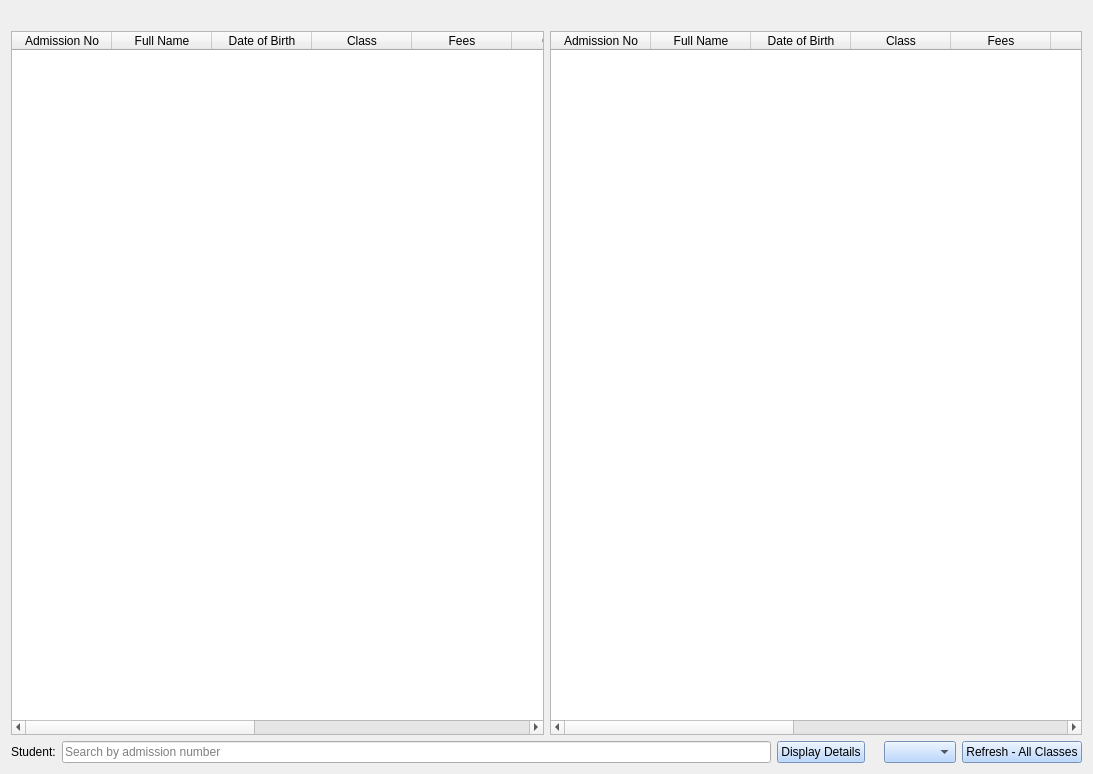
<?xml version="1.0" encoding="UTF-8"?>
<ui version="4.0">
 <class>Form</class>
 <widget class="QWidget" name="Form">
  <property name="geometry">
   <rect>
    <x>0</x>
    <y>0</y>
    <width>1093</width>
    <height>774</height>
   </rect>
  </property>
  <property name="windowTitle">
   <string>Students List</string>
  </property>
  <property name="windowIcon">
   <iconset>
    <normaloff>studentlist_icon.png</normaloff>studentlist_icon.png</iconset>
  </property>
  <property name="styleSheet">
   <string notr="true">font: 12pt &quot;MS Shell Dlg 2&quot;;

QPushButton{
background-color: rgb(167, 205, 255);
}</string>
  </property>
  <layout class="QVBoxLayout" name="verticalLayout_3">
   <item>
    <layout class="QHBoxLayout" name="horizontalLayout_3">
     <item>
      <layout class="QVBoxLayout" name="verticalLayout_2">
       <item>
        <widget class="QLabel" name="total_label">
         <property name="styleSheet">
          <string notr="true">color: rgb(255, 0, 0);
font: 75 12pt &quot;MS Shell Dlg 2&quot;;</string>
         </property>
         <property name="text">
          <string/>
         </property>
        </widget>
       </item>
       <item>
        <widget class="QTableWidget" name="tableWidget">
         <property name="sizePolicy">
          <sizepolicy hsizetype="Expanding" vsizetype="Expanding">
           <horstretch>0</horstretch>
           <verstretch>0</verstretch>
          </sizepolicy>
         </property>
         <property name="autoFillBackground">
          <bool>false</bool>
         </property>
         <property name="frameShape">
          <enum>QFrame::StyledPanel</enum>
         </property>
         <property name="alternatingRowColors">
          <bool>true</bool>
         </property>
         <property name="showGrid">
          <bool>true</bool>
         </property>
         <attribute name="horizontalHeaderStretchLastSection">
          <bool>false</bool>
         </attribute>
         <attribute name="verticalHeaderVisible">
          <bool>true</bool>
         </attribute>
         <column>
          <property name="text">
           <string>Admission No</string>
          </property>
         </column>
         <column>
          <property name="text">
           <string>Full Name</string>
          </property>
         </column>
         <column>
          <property name="text">
           <string>Date of Birth</string>
          </property>
         </column>
         <column>
          <property name="text">
           <string>Class</string>
          </property>
         </column>
         <column>
          <property name="text">
           <string>Fees</string>
          </property>
         </column>
         <column>
          <property name="text">
           <string>Gender</string>
          </property>
         </column>
         <column>
          <property name="text">
           <string>Photograph</string>
          </property>
         </column>
         <column>
          <property name="text">
           <string>Address</string>
          </property>
         </column>
         <column>
          <property name="text">
           <string>Parent No</string>
          </property>
         </column>
         <column>
          <property name="text">
           <string>Reg Date &amp; Time</string>
          </property>
         </column>
         <column>
          <property name="text">
           <string>Last Modified</string>
          </property>
         </column>
        </widget>
       </item>
      </layout>
     </item>
     <item>
      <layout class="QVBoxLayout" name="verticalLayout">
       <item>
        <widget class="QLabel" name="total_label_2">
         <property name="styleSheet">
          <string notr="true">color: rgb(255, 0, 0);
font: 75 12pt &quot;MS Shell Dlg 2&quot;;</string>
         </property>
         <property name="text">
          <string/>
         </property>
        </widget>
       </item>
       <item>
        <widget class="QTableWidget" name="tableWidget_2">
         <property name="alternatingRowColors">
          <bool>true</bool>
         </property>
         <property name="showGrid">
          <bool>false</bool>
         </property>
         <property name="sortingEnabled">
          <bool>false</bool>
         </property>
         <property name="wordWrap">
          <bool>true</bool>
         </property>
         <attribute name="verticalHeaderVisible">
          <bool>true</bool>
         </attribute>
         <column>
          <property name="text">
           <string>Admission No</string>
          </property>
         </column>
         <column>
          <property name="text">
           <string>Full Name</string>
          </property>
         </column>
         <column>
          <property name="text">
           <string>Date of Birth</string>
          </property>
         </column>
         <column>
          <property name="text">
           <string>Class</string>
          </property>
         </column>
         <column>
          <property name="text">
           <string>Fees</string>
          </property>
         </column>
         <column>
          <property name="text">
           <string>Gender</string>
          </property>
         </column>
         <column>
          <property name="text">
           <string>Photograph</string>
          </property>
         </column>
         <column>
          <property name="text">
           <string>Address</string>
          </property>
         </column>
         <column>
          <property name="text">
           <string>Parent No</string>
          </property>
         </column>
         <column>
          <property name="text">
           <string>Reg Date &amp; Time</string>
          </property>
         </column>
         <column>
          <property name="text">
           <string>Last Modified</string>
          </property>
         </column>
        </widget>
       </item>
      </layout>
     </item>
    </layout>
   </item>
   <item>
    <layout class="QHBoxLayout" name="horizontalLayout_2">
     <item>
      <widget class="QLabel" name="stud_search_label">
       <property name="text">
        <string>Student:</string>
       </property>
      </widget>
     </item>
     <item>
      <widget class="QLineEdit" name="stud_search_lineEdit">
       <property name="placeholderText">
        <string>Search by admission number</string>
       </property>
      </widget>
     </item>
     <item>
      <widget class="QPushButton" name="stud_search_btn">
       <property name="styleSheet">
        <string notr="true">QPushButton{
background-color: rgb(167, 205, 255);
}</string>
       </property>
       <property name="text">
        <string>Display Details</string>
       </property>
      </widget>
     </item>
     <item>
      <widget class="QLabel" name="response_label">
       <property name="styleSheet">
        <string notr="true">color: rgb(255, 0, 0);
font: 75 11pt &quot;MS Shell Dlg 2&quot;;</string>
       </property>
       <property name="text">
        <string/>
       </property>
      </widget>
     </item>
     <item>
      <layout class="QHBoxLayout" name="horizontalLayout">
       <item>
        <widget class="QComboBox" name="class_comboBox">
         <property name="styleSheet">
          <string notr="true">background-color: rgb(167, 205, 255);
</string>
         </property>
        </widget>
       </item>
       <item>
        <widget class="QPushButton" name="switch_btn">
         <property name="styleSheet">
          <string notr="true">background-color: rgb(167, 205, 255);</string>
         </property>
         <property name="text">
          <string>Refresh - All Classes</string>
         </property>
        </widget>
       </item>
      </layout>
     </item>
    </layout>
   </item>
  </layout>
 </widget>
 <resources/>
 <connections/>
</ui>
